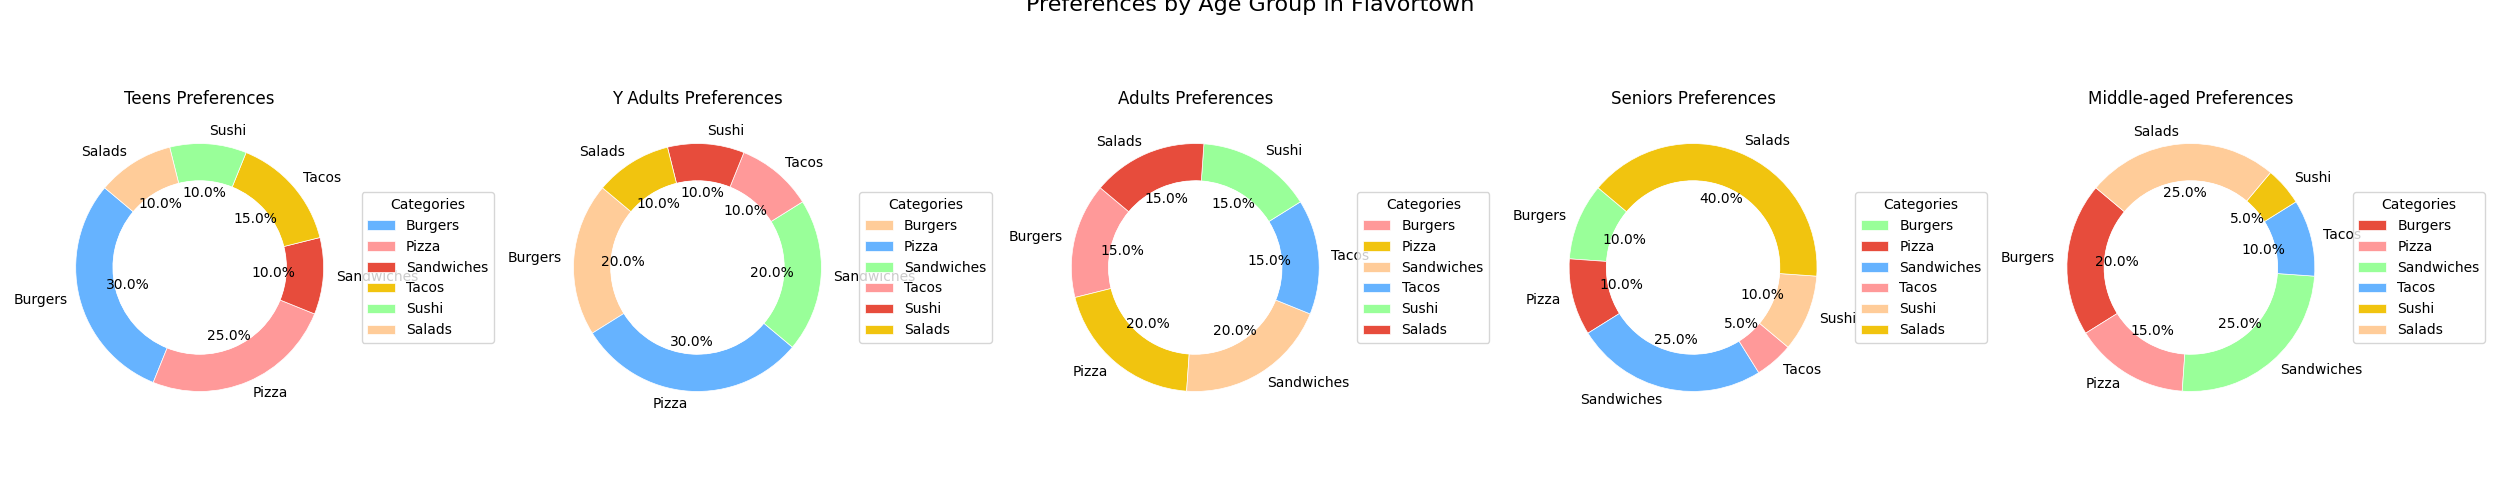

The script that drew this image:
import matplotlib.pyplot as plt

age_groups = ['Teens', 'Y Adults', 'Adults', 'Seniors', 'Middle-aged']
fast_food_categories = ['Burgers', 'Pizza', 'Sandwiches', 'Tacos', 'Sushi', 'Salads']

data_by_age_group = {
    'Teens': [30, 25, 10, 15, 10, 10],
    'Y Adults': [20, 30, 20, 10, 10, 10],
    'Adults': [15, 20, 20, 15, 15, 15],
    'Seniors': [10, 10, 25, 5, 10, 40],
    'Middle-aged': [20, 15, 25, 10, 5, 25]
}

colors_shuffled = [
    ['#66b3ff', '#ff9999', '#e74c3c', '#f1c40f', '#99ff99', '#ffcc99'],
    ['#ffcc99', '#66b3ff', '#99ff99', '#ff9999', '#e74c3c', '#f1c40f'],
    ['#ff9999', '#f1c40f', '#ffcc99', '#66b3ff', '#99ff99', '#e74c3c'],
    ['#99ff99', '#e74c3c', '#66b3ff', '#ff9999', '#ffcc99', '#f1c40f'],
    ['#e74c3c', '#ff9999', '#99ff99', '#66b3ff', '#f1c40f', '#ffcc99']
]

fig, axs = plt.subplots(1, 5, figsize=(25, 5))

for i, (age_group, preferences) in enumerate(data_by_age_group.items()):
    ax = axs[i]
    
    wedges, texts, autotexts = ax.pie(
        preferences,
        labels=fast_food_categories,
        autopct='%1.1f%%',
        startangle=140,
        colors=colors_shuffled[i],
        wedgeprops=dict(width=0.3, edgecolor='w', linewidth=0.5),
        textprops=dict(size=10)
    )
    
    centre_circle = plt.Circle((0, 0), 0.70, fc='white')
    ax.add_artist(centre_circle)
    
    ax.set(aspect="equal", title=f"{age_group} Preferences")
    ax.legend(wedges, fast_food_categories, title="Categories", loc="center left", bbox_to_anchor=(1, 0, 0.5, 1))

fig.suptitle('Preferences by Age Group in Flavortown', fontsize=16, y=1.01)

plt.tight_layout()
plt.show()
